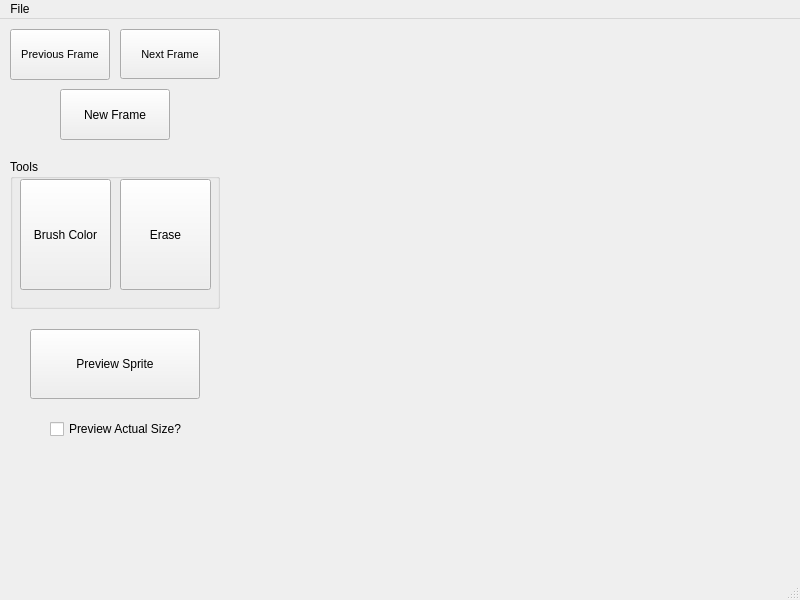
<?xml version="1.0" encoding="UTF-8"?>
<ui version="4.0">
 <class>Main_Window</class>
 <widget class="QMainWindow" name="Main_Window">
  <property name="geometry">
   <rect>
    <x>0</x>
    <y>0</y>
    <width>800</width>
    <height>600</height>
   </rect>
  </property>
  <property name="windowTitle">
   <string>Sprite_Editor</string>
  </property>
  <widget class="QWidget" name="centralwidget">
   <widget class="QPushButton" name="previousFrame">
    <property name="geometry">
     <rect>
      <x>10</x>
      <y>10</y>
      <width>100</width>
      <height>51</height>
     </rect>
    </property>
    <property name="font">
     <font>
      <pointsize>8</pointsize>
      <kerning>true</kerning>
     </font>
    </property>
    <property name="layoutDirection">
     <enum>Qt::LeftToRight</enum>
    </property>
    <property name="text">
     <string>Previous Frame</string>
    </property>
   </widget>
   <widget class="QPushButton" name="nextFrame">
    <property name="geometry">
     <rect>
      <x>120</x>
      <y>10</y>
      <width>100</width>
      <height>50</height>
     </rect>
    </property>
    <property name="font">
     <font>
      <pointsize>8</pointsize>
     </font>
    </property>
    <property name="text">
     <string>Next Frame</string>
    </property>
   </widget>
   <widget class="QPushButton" name="newFrame">
    <property name="geometry">
     <rect>
      <x>60</x>
      <y>70</y>
      <width>110</width>
      <height>51</height>
     </rect>
    </property>
    <property name="text">
     <string>New Frame</string>
    </property>
   </widget>
   <widget class="QPushButton" name="previewSprite">
    <property name="geometry">
     <rect>
      <x>30</x>
      <y>310</y>
      <width>170</width>
      <height>70</height>
     </rect>
    </property>
    <property name="text">
     <string>Preview Sprite</string>
    </property>
   </widget>
   <widget class="QGroupBox" name="groupBox">
    <property name="geometry">
     <rect>
      <x>10</x>
      <y>140</y>
      <width>210</width>
      <height>150</height>
     </rect>
    </property>
    <property name="title">
     <string>Tools</string>
    </property>
    <widget class="QToolButton" name="colorPickerButton">
     <property name="geometry">
      <rect>
       <x>10</x>
       <y>20</y>
       <width>91</width>
       <height>111</height>
      </rect>
     </property>
     <property name="cursor">
      <cursorShape>ArrowCursor</cursorShape>
     </property>
     <property name="text">
      <string>Brush Color</string>
     </property>
    </widget>
    <widget class="QToolButton" name="eraseButton">
     <property name="geometry">
      <rect>
       <x>110</x>
       <y>20</y>
       <width>91</width>
       <height>111</height>
      </rect>
     </property>
     <property name="text">
      <string>Erase</string>
     </property>
    </widget>
   </widget>
   <widget class="PixelEditor" name="pixelEditor" native="true">
    <property name="geometry">
     <rect>
      <x>250</x>
      <y>20</y>
      <width>500</width>
      <height>500</height>
     </rect>
    </property>
   </widget>
   <widget class="QCheckBox" name="actualSizeCheckBox">
    <property name="geometry">
     <rect>
      <x>50</x>
      <y>400</y>
      <width>141</width>
      <height>20</height>
     </rect>
    </property>
    <property name="text">
     <string>Preview Actual Size?</string>
    </property>
   </widget>
  </widget>
  <widget class="QMenuBar" name="menubar">
   <property name="geometry">
    <rect>
     <x>0</x>
     <y>0</y>
     <width>800</width>
     <height>22</height>
    </rect>
   </property>
   <widget class="QMenu" name="menuFile">
    <property name="title">
     <string>File</string>
    </property>
    <addaction name="actionNew"/>
    <addaction name="actionSave"/>
    <addaction name="actionLoad"/>
    <addaction name="actionClose"/>
   </widget>
   <addaction name="menuFile"/>
  </widget>
  <widget class="QStatusBar" name="statusbar"/>
  <action name="actionNew">
   <property name="checkable">
    <bool>false</bool>
   </property>
   <property name="checked">
    <bool>false</bool>
   </property>
   <property name="text">
    <string>New</string>
   </property>
  </action>
  <action name="actionSave">
   <property name="text">
    <string>Save</string>
   </property>
  </action>
  <action name="actionLoad">
   <property name="text">
    <string>Load</string>
   </property>
  </action>
  <action name="actionClose">
   <property name="text">
    <string>Close</string>
   </property>
  </action>
 </widget>
 <customwidgets>
  <customwidget>
   <class>PixelEditor</class>
   <extends>QWidget</extends>
   <header>pixel_editor.h</header>
   <container>1</container>
  </customwidget>
 </customwidgets>
 <resources/>
 <connections/>
</ui>
